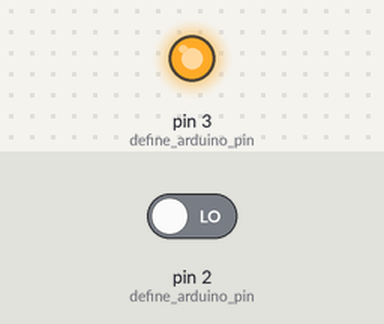
Bench run of a sketch on a simulated Arduino Uno, built with avr-gcc and run on an emulated ATmega328P. On the bench: output pins drawn as LEDs (lit = HIGH). Inputs (shaded band) come from the test bench; at power-on: pin 2 (define_arduino_pin) LOW. What the sketch prints to the serial monitor is not drawn.

Above: at 0.1 s.
Timing chart, 0 to 1.6 s (numbered marks = the images above):
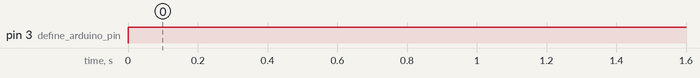

The sketch:

IR_Sensor.ino
```cpp
void setup()
{
  Serial.begin(9600);//enable serial monitor
  pinMode(2, INPUT);//define arduino pin
  pinMode(3, OUTPUT);//define arduino pin

}

void loop()
{
  bool value = digitalRead(2);//saves the boolean value
  if(value = 1)
  {
    Serial.println("Card Detected");
    digitalWrite(3,HIGH);//LED on

  }
  else
  {
    Serial.println("Card Removed");
    digitalWrite(3,LOW);//LED off
  }

unsigned long time = millis();
  const unsigned long tenMinutes = 10 * 60 * 1000;
  static unsigned long lastSampleTime = 0 - tenMinutes;
  if (time - lastSampleTime >= tenMinutes){        //If 10 minute is passed, do the desired operations
    lastSampleTime = lastSampleTime + tenMinutes;
    Serial.println("No Card");
    digitalWrite(3,HIGH);//LED on
}

}
```

Measured:
- by itself, pin 3 (define_arduino_pin): LOW → HIGH at 0.00 s
